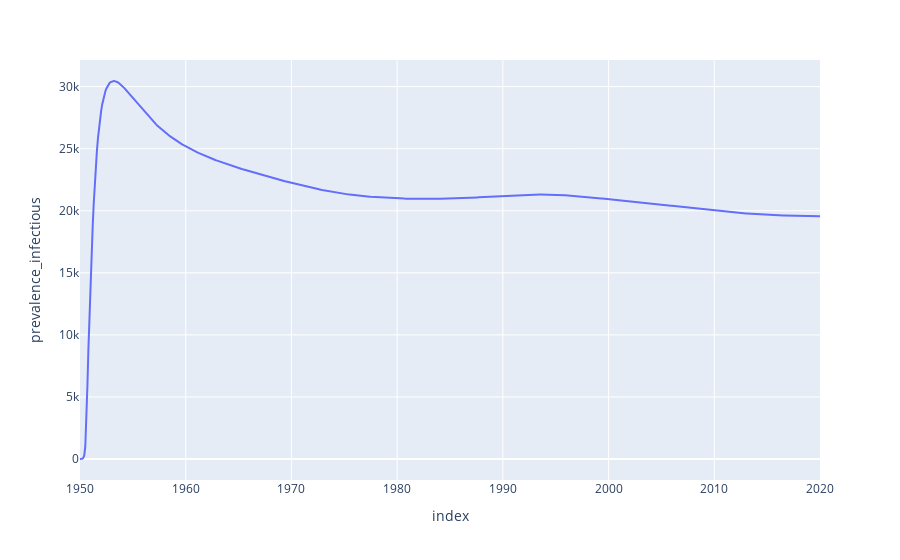

Notebook code cell kept with this figure:
### Code cell
fig = px.line(
    derived_df_0,
    x=derived_df_0.index,
    y="prevalence_infectious",
    labels={'index':'Year', 'prevalence_infectious':'Prevalence of TB (Per hundered thousand)'}
)
fig.show()

### Figure 1 — Plotly figure (JSON) as saved in the notebook; plotly's stock layout.template omitted (floating-point values rounded to 4 significant figures; data arrays with more than 128 entries replaced by an {"elided": "..."} marker saying what was removed)
{"data": [{"hovertemplate": "index=%{x}<br>prevalence_infectious=%{y}<extra></extra>", "legendgroup": "", "line": {"color": "#636efa", "dash": "solid"}, "marker": {"symbol": "circle"}, "mode": "lines", "name": "", "orientation": "v", "showlegend": false, "type": "scatter", "x": {"elided": "701 float values"}, "xaxis": "x", "y": {"elided": "701 float values"}, "yaxis": "y"}], "layout": {"legend": {"tracegroupgap": 0}, "margin": {"t": 60}, "xaxis": {"anchor": "y", "domain": [0, 1], "title": {"text": "index"}}, "yaxis": {"anchor": "x", "domain": [0, 1], "title": {"text": "prevalence_infectious"}}}}
